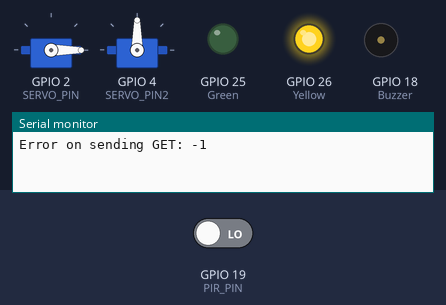
A sketch run on a simulated ESP32. Shown: 2 × servo, output pins drawn as LEDs (lit = HIGH), buzzer (waves = sounding, pin HIGH), the last lines printed to the serial monitor. Dashed ring = blinking. Inputs (shaded band) come from the test bench; at power-on: GPIO 19 (PIR_PIN) LOW. WiFi joins after 1.5 s; servers stay silent unless stated.

Above: at 2.7 s.
2.8 s: GPIO 19 (PIR_PIN) driven HIGH
At 7.8 s:
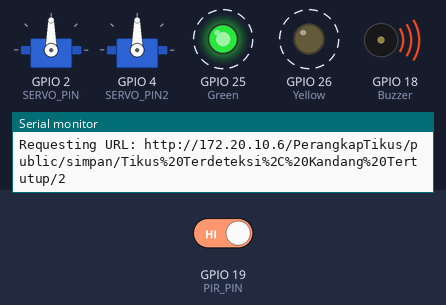
8.0 s: GPIO 19 (PIR_PIN) driven LOW
At 11.7 s:
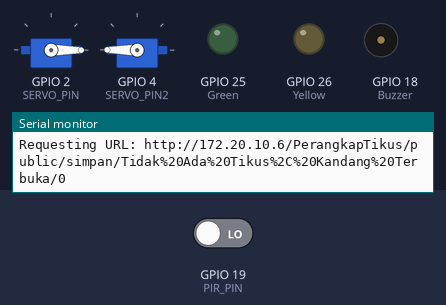
13.2 s: GPIO 19 (PIR_PIN) driven HIGH
At 15.5 s:
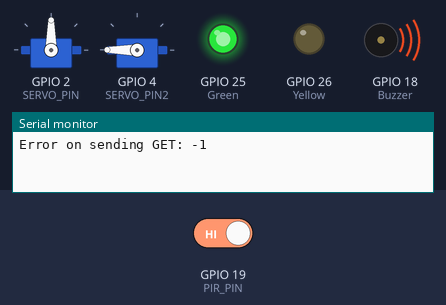
Timing chart, 0 to 29.6 s (numbered marks = the images above; inputs shaded):
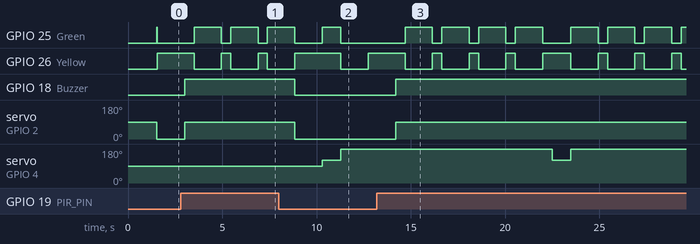

Measured:
- after the input at 2.8 s, GPIO 25 (Green): alternates HIGH for 1.4 s and LOW for 0.50 s, starting after 0.70 s; GPIO 26 (Yellow): alternates HIGH for 0.50 s and LOW for 1.4 s, starting after 0.70 s; GPIO 18 (Buzzer): LOW → HIGH after 0.20 s; servo on GPIO 2 (SERVO_PIN): 0° → 90° after 0.20 s
- after the input at 8.0 s, GPIO 18 (Buzzer): HIGH → LOW after 0.85 s; servo on GPIO 2 (SERVO_PIN): 90° → 0° after 0.85 s
- after the input at 13.2 s, GPIO 18 (Buzzer): LOW → HIGH after 1.0 s; servo on GPIO 2 (SERVO_PIN): 0° → 90° after 1.0 s

The sketch:

tikusfix.ino
```cpp
#include <ESP32Servo.h>
#include <WiFi.h>
#include <HTTPClient.h>

Servo myservo;
Servo myservo2;

//konfigurasi wifi
const char* ssid = "Ihsan";
const char* password = "qwertyuiop";

//alamat ip server
const char* server = "172.20.10.6";
const int httpPort = 80;

#define PIR_PIN 19
#define SERVO_PIN 2
#define SERVO_PIN2 4
#define Buzzer 18
#define Yellow 26
#define Green 25

unsigned long previousMillis = 0;
unsigned long ledMillis = 0;
const long interval = 5000;
const long ledInterval = 100;

String urlencode(String input) {
  String encoded = "";
  for (unsigned int i = 0; i < input.length(); i++) {
    char c = input.charAt(i);
    if (c == ' ') {
      encoded += "%20";
    } else if (c == '!') {
      encoded += "%21";
    } else if (c == '"') {
      encoded += "%22";
    } else if (c == '#') {
      encoded += "%23";
    } else if (c == '$') {
      encoded += "%24";
    } else if (c == '%') {
      encoded += "%25";
    } else if (c == '&') {
      encoded += "%26";
    } else if (c == '\'') {
      encoded += "%27";
    } else if (c == '(') {
      encoded += "%28";
    } else if (c == ')') {
      encoded += "%29";
    } else if (c == '*') {
      encoded += "%2A";
    } else if (c == '+') {
      encoded += "%2B";
    } else if (c == ',') {
      encoded += "%2C";
    } else if (c == '-') {
      encoded += "%2D";
    } else if (c == '.') {
      encoded += "%2E";
    } else if (c == '/') {
      encoded += "%2F";
    } else if (c >= '0' && c <= '9') {
      encoded += c;
    } else if (c >= 'A' && c <= 'Z') {
      encoded += c;
    } else if (c >= 'a' && c <= 'z') {
      encoded += c;
    } else if (c == ':') {
      encoded += "%3A";
    } else if (c == ';') {
      encoded += "%3B";
    } else if (c == '<') {
      encoded += "%3C";
    } else if (c == '=') {
      encoded += "%3D";
    } else if (c == '>') {
      encoded += "%3E";
    } else if (c == '?') {
      encoded += "%3F";
    } else if (c == '@') {
      encoded += "%40";
    } else if (c == '[') {
      encoded += "%5B";
    } else if (c == '\\') {
      encoded += "%5C";
    } else if (c == ']') {
      encoded += "%5D";
    } else if (c == '^') {
      encoded += "%5E";
    } else if (c == '_') {
      encoded += "%5F";
    } else if (c == '`') {
      encoded += "%60";
    } else if (c == '{') {
      encoded += "%7B";
    } else if (c == '|') {
      encoded += "%7C";
    } else if (c == '}') {
      encoded += "%7D";
    } else if (c == '~') {
      encoded += "%7E";
    } else {
      // For unhandled characters, encode them as %xx
      encoded += String("%") + String(c, HEX);
    }
  }
  return encoded;
}

void connectToWiFi() {
   Serial.print("Connecting to WiFi...");
   WiFi.begin(ssid, password);
   while (WiFi.status() != WL_CONNECTED) {
     delay(500);
     Serial.print(".");
   }
   Serial.println("");
   Serial.println("WiFi connected");
   Serial.print("IP address: ");
   Serial.println(WiFi.localIP());
}
void setup() {
  Serial.begin(9600);

  pinMode(PIR_PIN, INPUT);
  pinMode(Buzzer, OUTPUT);
  pinMode(Yellow, OUTPUT);
  pinMode(Green, OUTPUT);
  myservo.attach(SERVO_PIN);
  myservo2.attach(SERVO_PIN2);
  connectToWiFi();

}

void loop() {
  if (WiFi.status() != WL_CONNECTED) {
     Serial.println("WiFi disconnected! Trying to reconnect...");
     connectToWiFi();
   }

  unsigned long currentMillis = millis();

  int pirState = digitalRead(PIR_PIN);
  String status;
  int timespray;

  Serial.print("Status PIR: ");
  Serial.println(pirState);

  if (pirState == HIGH) {
    myservo.write(90);
    status = "Tikus Terdeteksi, Kandang Tertutup";
    Serial.println(status);
    digitalWrite(Yellow, HIGH);
    digitalWrite(Green, LOW);
    digitalWrite(Buzzer, HIGH);

    delay(500);

  } else {
    status = "Tidak Ada Tikus, Kandang Terbuka";
    Serial.println(status);
    digitalWrite(Green, HIGH);
    digitalWrite(Buzzer, LOW);
    myservo.write(0);

  }

  //servo spray

  static unsigned long sprayMillis = 0;
  static int countdown = interval / 1000; // hitung mundur dalam detik

  if (currentMillis - sprayMillis >= 1000) {
    sprayMillis = currentMillis;
    if (countdown > 0) {
      countdown--;
      Serial.print("Hitung Mundur: ");
      timespray = countdown+1;
      Serial.println(timespray);
    } else {
      myservo2.write(120);
      delay(1000);
      myservo2.write(180);
      countdown = interval / 1000; // reset hitung mundur
    }
  }

  //lampu
  if (currentMillis - ledMillis >= ledInterval) {
    ledMillis = currentMillis;

    int yellowState = digitalRead(Yellow);
    int greenState = digitalRead(Green);

    digitalWrite(Yellow, !yellowState);
    digitalWrite(Green, !greenState);
  }

  //pengiriman data sensor
  WiFiClient wClient ;
   //cek koneksi ke web server
  if(!wClient.connect(server, httpPort))
  {
      Serial.println("Gagal Konek Ke Web Server");
      delay(100);
      return;
  }

  //proses pengiriman data
  String url = "http://" + String(server) + "/PerangkapTikus/public/simpan/" + urlencode(status) + "/" + String(timespray);

  Serial.print("Requesting URL: ");
  Serial.println(url);

  HTTPClient http;
  http.begin(wClient, url);
  int httpResponseCode = http.GET();

    if (httpResponseCode > 0) {
      String response = http.getString();
      Serial.println(httpResponseCode);
      Serial.println(response);
    } else {
      Serial.print("Error on sending GET: ");
      Serial.println(httpResponseCode);
    }

  http.end();

  delay(1000);
}
```
